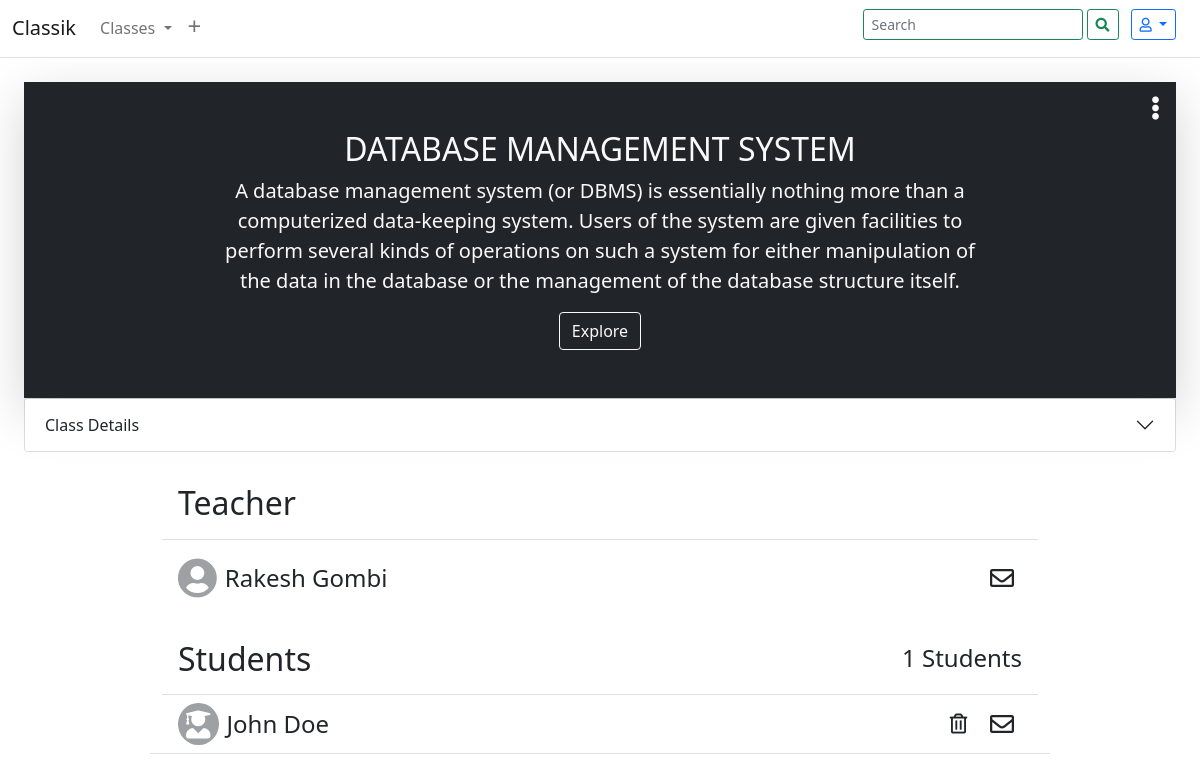
/people/19/ (signed in), run on the app's committed database.
### home/models.py (models this page shows, shortened)
class Course(models.Model):
    sno = models.AutoField(primary_key=True)
    courseCode = models.CharField(max_length=10)
    courseName = models.CharField(
        max_length=300, blank=True, null=True, default="")
    courseSection = models.CharField(
        max_length=300, blank=True, null=True, default="")
    courseDesc = models.TextField(blank=True, null=True, default="")
    courseRefNo = models.CharField(max_length=6)
    courseCreator = models.ForeignKey(
        User, on_delete=models.CASCADE, related_name="Creator")
    courseStudent = models.ManyToManyField(
        User, blank=True, related_name="Disciples")
    theme = models.CharField(default="", max_length=10)

### home/views.py (the view)
# urls.py: path('people/<int:slug>/', views.people, name="People"),
def people(request, slug):
    course = get_object_or_404(Course, sno=slug)
    courses = Course.objects.all()
    if request.user in course.courseStudent.all():
        context = {"courses": courses, "course": course}
        if request.method == "POST":
            person = request.POST.get("person", "")
            course.courseStudent.remove(person)
        return render(request, "people.html", context)
    else:
        messages.warning(
            request, "Sorry, you are not authorized to enter into that class")
    return redirect("/")

### templates/people.html (shortened to what this page needs)
{% extends 'base.html' %}
{% block body %}
<div class="col m-md-4">
  <div
    class="position-relative overflow-hidden d-flex shadow-lg justify-content-center align-items-center text-center bg-{{course.theme}} text-light col">
    {% if request.user.is_authenticated and request.user == course.courseCreator %}
    <div class="position-absolute menu" style="top: 0; right: 0;">
      <a class="nav-link text-light fs-4" href="#" id="navbarDropdown" role="button" data-bs-toggle="dropdown"
        aria-expanded="false"><i class="fas fa-ellipsis-v"></i>
      </a>
    </div>
    {% endif %}
    <div class="col-md-8 p-lg-8 mx-auto my-5">
      <h2 class=" fw-normal">{{course.courseName|upper}}</h2>
      <p class="lead">{{course.courseDesc}}</p>
      <a class="btn btn-outline-light" href="#announcements">Explore</a>
    </div>
  </div>
  <div class="accordion" id="">
    <div class="accordion-item bg-white">
      <h2 class="accordion-header" id="panelsStayOpen-headingTwo">
        <button class="accordion-button collapsed" type="button" data-bs-toggle="collapse"
          data-bs-target="#classdetails" aria-expanded="false" aria-controls="panelsStayOpen-collapseTwo">
          Class Details
        </button>
      </h2>
    </div>
  </div>
</div>
<div class="container mx-auto col-md-9 mb-5">
  <ul class="list-group list-group-flush mb-3">
    <li class="list-group-item">
      <h2>Teacher</h2>
    </li>
    <li class="list-group-item row d-flex justify-content-between align-items-center">
      <div class="col-auto col-11 d-flex justify-content-start align-items-center"><span class="fs-1 me-2 "
          style="color: #9ea1a3;"><i class="fas fa-user-circle"></i></span><span
          class="fs-4">{{course.courseCreator.get_full_name|title}}</span>
      </div>
      <div class="col-auto col-1 d-flex justify-content-end align-items-center fs-4">
        <a href="mailto:{{course.courseCreator.email}}" data-bs-toggle="tooltip" data-bs-placement="bottom"
          title="Mail to: {{course.courseCreator.email}}"
          class="py-1 px-2 rounded-circle bg-hov d-flex justify-content-end align-items-center text-dark text-decoration-none bg-hov">
          <i class="far fa-envelope"></i></a>
      </div>
    </li>
  </ul>
  {% if course.courseStudent.all|length > 1 %}
  <ul class="list-group list-group-flush mb-3">
    <li class="list-group-item d-flex justify-content-between align-items-center">
      <h2>Students</h2>
      <h4>{{course.courseStudent.all|length|add:"-1"}} Students</h4>
    </li>
    {% for student in course.courseStudent.all %}
    {% if course.courseCreator != student %}
    <li class="list-group-item row d-flex justify-content-between align-items-center">
      <div class="col-auto col-11 d-flex justify-content-start align-items-center"><span
          class="fs-3 me-2 rounded-circle px-2" style="background: #9ea1a3; color: #ffffff;"><i
            class="fas fa-user-graduate"></i></span><span class="fs-4">{{student.get_full_name|title}}</span>
      </div>
      <div class="col-auto col-1 d-flex justify-content-end align-items-center">
          {% if request.user.is_authenticated and request.user == course.courseCreator %}
        <button type="button" class="dropdown-item fs-5 rounded-circle bg-hov " data-bs-toggle="modal" data-bs-target="#removeperson"><i
              class="far fa-trash-alt"></i></button>
              {% endif %}
        <a href="mailto:{{student.email}}" data-bs-toggle="tooltip" data-bs-placement="bottom"
          title="Mail to: {{student.email}}"
          class="py-1 px-2 rounded-circle bg-hov d-flex justify-content-end align-items-center text-dark text-decoration-none bg-hov fs-4">
          <i class="far fa-envelope"></i>
        </a>
      </div>
    </li>
    {% endif %}
    {% endfor %}
  </ul>
  {% endif %}
</div>
{% endblock body %}

### data on the page
Course: courseName "DATABASE MANAGEMENT SYSTEM", courseDesc "A database management system (or DBMS) is essentially nothing more than a computerized data-keeping system. Users of the system are given facilities to perform several kinds of operations on such a system for either manipulation of the data in the database or the management of the database structure itself.", courseCreator.get_full_name "Rakesh Gombi", courseStudent.all|length "1"

### other printed values
{{ student.get_full_name|title }} "John Doe"
